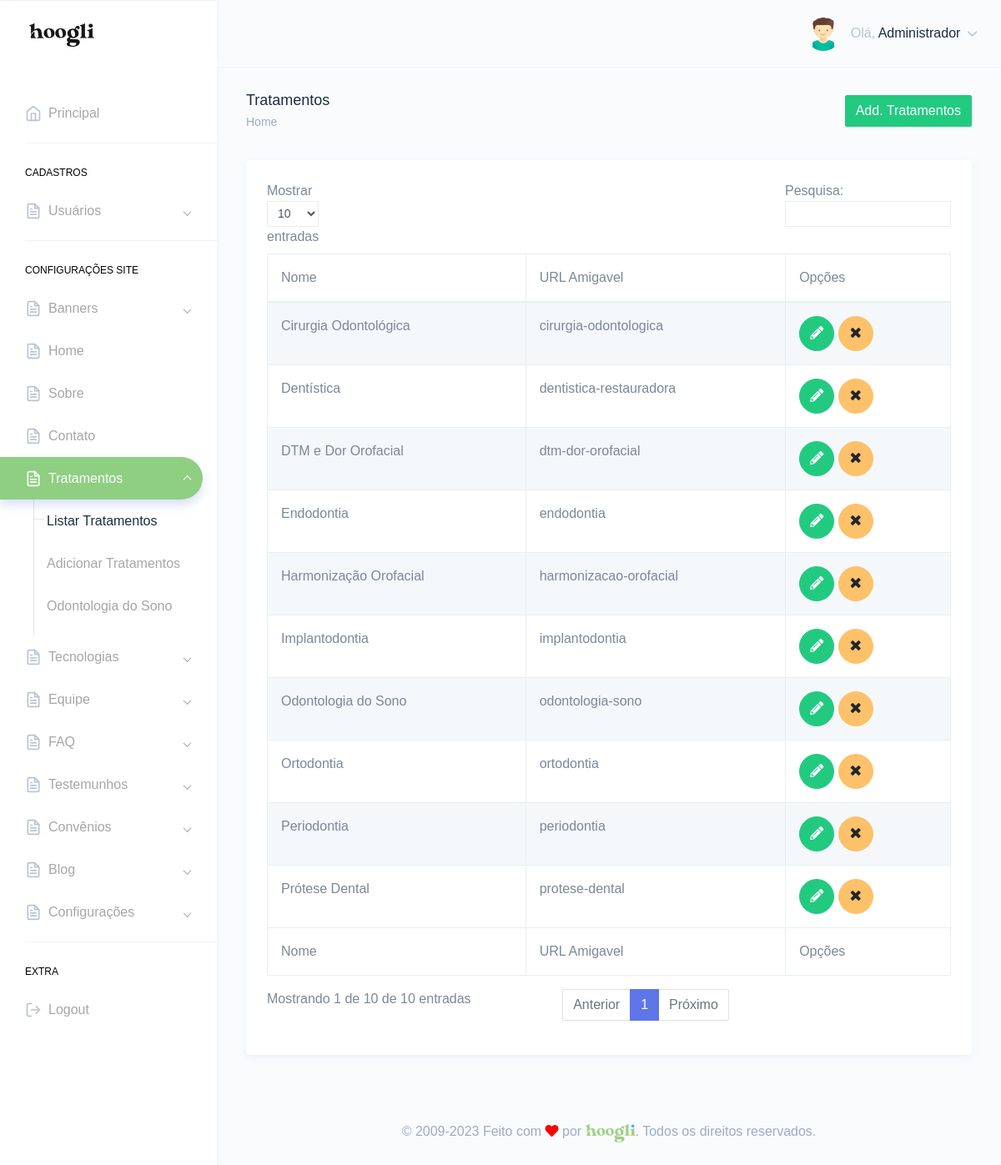
/painel/procedimentos.php (signed in), run on the app's committed database.
### tables this page shows
CREATE TABLE `tbl_usuarios` (
  `id` int NOT NULL,
  `nome` varchar(250) DEFAULT NULL,
  `email` varchar(250) DEFAULT NULL,
  `telefone` varchar(250) DEFAULT NULL,
  `endereco` varchar(250) DEFAULT NULL,
  `cpf` varchar(100) DEFAULT NULL,
  `login` varchar(100) DEFAULT NULL,
  `senha` varchar(100) DEFAULT NULL,
  `foto` varchar(250) DEFAULT NULL,
  `id_cargo` int DEFAULT NULL,
  `sexo` varchar(2) DEFAULT NULL,
  `perm_cad_usuario` varchar(2) DEFAULT NULL,
  `perm_relatorio` varchar(2) DEFAULT NULL,
  `perm_add_usuario` varchar(2) DEFAULT NULL,
  `perm_edit_usuario` varchar(2) DEFAULT NULL,
  `perm_del_usuario` varchar(2) DEFAULT NULL,
  `perm_cad_contato` varchar(2) DEFAULT NULL,
  `perm_edit_contato` varchar(2) DEFAULT NULL,
  `perm_del_contato` varchar(2) DEFAULT NULL,
  `perm_edit_contato_nf` varchar(3) DEFAULT NULL,
  `perm_pag_principal_rm` varchar(2) DEFAULT NULL,
  `perm_pag_principal_uc` varchar(2) DEFAULT NULL,
  `admin_geral` varchar(2) DEFAULT NULL,
  `data_frase` date DEFAULT NULL,
  `id_frase` int DEFAULT NULL,
  `frase_lida` varchar(2) DEFAULT NULL
);

CREATE TABLE `tbl_procedimentos` (
  `id` int NOT NULL,
  `id_categoria` int DEFAULT NULL,
  `titulo` varchar(250) DEFAULT NULL,
  `descricao` text,
  `id_cat` int DEFAULT NULL,
  `meta_title` text,
  `meta_keywords` text,
  `meta_description` text,
  `foto` varchar(250) DEFAULT NULL,
  `url_amigavel` varchar(250) DEFAULT NULL,
  `breve` text,
  `banner_titulo` varchar(250) DEFAULT NULL,
  `banner_titulo2` varchar(255) DEFAULT NULL,
  `banner_titulo3` varchar(255) DEFAULT NULL,
  `banner_foto` varchar(250) DEFAULT NULL,
  `banner_texto` text,
  `banner_botao` varchar(255) DEFAULT NULL,
  `sesao1_tem_video` enum('S','N') DEFAULT 'N',
  `sessao1_video_titulo` varchar(255) DEFAULT NULL,
  `sessao1_embed` varchar(255) DEFAULT NULL,
  `sessao1_thumb` varchar(255) DEFAULT NULL,
  `sessao1_video_descricao` text,
  `sessao1_foto` varchar(250) DEFAULT NULL,
  `sessao1_titulo` varchar(250) DEFAULT NULL,
  `sessao1_titulo2` varchar(255) DEFAULT NULL,
  `sessao1_titulo3` varchar(255) DEFAULT NULL,
  `sessao1_texto3` text,
  `sessao1_texto` text,
  `sessao2_foto` varchar(250) DEFAULT NULL,
  `sessao2_titulo` varchar(250) DEFAULT NULL,
  `sessao2_texto` text,
  `sessao2_titulo2` varchar(255) DEFAULT NULL,
  `sessao2_texto2` text,
  `sessao2_botao2` varchar(255) DEFAULT NULL,
  `sessao2_foto2` varchar(255) DEFAULT NULL,
  `sessao2_botao` varchar(255) DEFAULT NULL,
  `sessao3_titulo` varchar(250) DEFAULT NULL,
  `sessao3_titulo2` varchar(255) DEFAULT NULL,
  `sessao3_texto` text,
  `topico1_foto` varchar(250) DEFAULT NULL,
  `topico1_titulo` varchar(250) DEFAULT NULL,
  `topico1_texto` text,
  `topico2_foto` varchar(250) DEFAULT NULL,
  `topico2_titulo` varchar(250) DEFAULT NULL,
  `topico2_texto` text,
  `topico3_foto` varchar(250) DEFAULT NULL,
  `topico3_titulo` varchar(250) DEFAULT NULL,
  `topico3_texto` text,
  `topico4_foto` varchar(250) DEFAULT NULL,
  `topico4_titulo` varchar(250) DEFAULT NULL,
  `topico4_texto` text,
  `sessao4_foto` varchar(250) DEFAULT NULL,
  `sessao4_titulo` varchar(250) DEFAULT NULL,
  `sessao4_titulo2` varchar(255) DEFAULT NULL,
  `sessao4_texto` text,
  `sessao4_icone` varchar(255) DEFAULT NULL,
  `sessao5_titulo` varchar(250) DEFAULT NULL,
  `sessao5_foto` varchar(255) DEFAULT NULL,
  `sessao5_texto` text,
  `sessao6_titulo` varchar(255) DEFAULT NULL,
  `sessao6_foto` varchar(255) DEFAULT NULL,
  `sessao6_texto` text,
  `contato_titulo` varchar(250) DEFAULT NULL,
  `contato_texto` text,
  `contato_foto` varchar(255) DEFAULT NULL,
  `contato_botao` varchar(255) DEFAULT NULL,
  `diferenca1_foto` varchar(250) DEFAULT NULL,
  `diferenca1_titulo` varchar(250) DEFAULT NULL,
  `diferenca1_texto` text,
  `diferenca2_foto` varchar(250) DEFAULT NULL,
  `diferenca2_titulo` varchar(250) DEFAULT NULL,
  `diferenca2_texto` text,
  `diferenca3_foto` varchar(250) DEFAULT NULL,
  `diferenca3_titulo` varchar(250) DEFAULT NULL,
  `diferenca3_texto` text,
  `imagem_final` varchar(250) DEFAULT NULL,
  `imagem_mobile_final` varchar(250) DEFAULT NULL,
  `icone` varchar(255) DEFAULT NULL,
  `botao` varchar(255) DEFAULT NULL,
  `sessao1_link_botao` varchar(250) DEFAULT NULL,
  `sessao1_nome_botao` varchar(250) DEFAULT NULL,
  `sessao2_link_botao` varchar(250) DEFAULT NULL,
  `sessao2_nome_botao` varchar(250) DEFAULT NULL,
  `sessao3_link_botao` varchar(250) DEFAULT NULL,
  `sessao3_nome_botao` varchar(250) DEFAULT NULL,
  `contato_titulo2` varchar(250) DEFAULT NULL,
  `sessao3_foto` varchar(250) DEFAULT NULL,
  `sessao1_paralax` varchar(250) DEFAULT NULL,
  `sessao2_paralax` varchar(250) DEFAULT NULL,
  `sessao3_paralax` varchar(250) DEFAULT NULL,
  `sessao4_nome_botao` varchar(250) DEFAULT NULL,
  `sessao4_link_botao` varchar(100) DEFAULT NULL,
  `destaque` enum('S','N') DEFAULT NULL,
  `link_botao5` text,
  `nome_botao5` text,
  `texto_ancora` text,
  `titulo_faq` text,
  `titulo2_faq` text,
  `titulo3_faq` text,
  `titulo4_faq` text,
  `link_botao_faq` text,
  `nome_botao_faq` text,
  `texto_ancora2` text,
  `titulo_texto_corrido` text,
  `texto_corrido` text
);

### Connection/con-pdo.php (called while the page is built, shortened)
<?php
$conInstanciada = '';
if(empty($conInstanciada)) {
	class Conexao {
		private static $pdo;
		public static function getInstance() {
		if (!isset(self::$pdo)) {
		 try {
		  $opcoes = array(PDO::MYSQL_ATTR_INIT_COMMAND => 'SET NAMES utf8', PDO::ATTR_PERSISTENT => TRUE);
		  self::$pdo = new PDO("mysql:host=" . HOST . "; dbname=" . DBNAME . "; charset=" . CHARSET . ";", USER, PASSWORD, $opcoes);
		  self::$pdo->setAttribute(PDO::ATTR_ERRMODE, PDO::ERRMODE_EXCEPTION);
		 } catch (PDOException $e) {
		  print "Erro: " . $e->getMessage();
		 }
		}
		return self::$pdo;
		}
	}
}

### Class/acesso.class.php (called while the page is built, shortened)
<?php
$AcessoInstanciada = '';
if(empty($AcessoInstanciada)) {
	if(file_exists('Connection/conexao.php')) {
		require_once('Connection/con-pdo.php');
		require_once('Class/funcoes.php');
	} else {
		require_once('../Connection/con-pdo.php');
		require_once('../Class/funcoes.php');
	}
	class Acesso {
		private $pdo = null;
		private static $Acesso = null;
		private function __construct($conexao){
			$this->pdo = $conexao;
		}
		public static function getInstance($conexao){
			if (!isset(self::$Acesso)):
				self::$Acesso = new Acesso($conexao);
			endif;
			return self::$Acesso;
		}
		function rsDados($id='', $idCargo='', $orderBy='', $limite='') {
			$sqlLimite = '';
			$sqlOrdem = '';
			$sql = '';
			$nCampos = 0;
			if(!empty($id)) {
				$sql .= " and id = ?";
				$nCampos++;
				$campo[$nCampos] = $id;
			}
			try{
				$sql = "SELECT * FROM tbl_usuarios where 1=1 $sql $sqlOrdem $sqlLimite";
				$stm = $this->pdo->prepare($sql);
				for($i=1; $i<=$nCampos; $i++) {
					$stm->bindValue($i, $campo[$i]);
				}
				$stm->execute();
				$rsDados = $stm->fetchAll(PDO::FETCH_OBJ);
				if($id <> '' or $limite == 1) {
					return($rsDados[0]);
				} else {
					return($rsDados);
				}
			} catch(PDOException $erro){
				echo $erro->getMessage();
			}
		}
	}
}

### painel/verifica.php (called while the page is built, shortened)
<?php
include "../Class/acesso.class.php";
$verificaRestrito = Acesso::getInstance(Conexao::getInstance());
include "../Class/procedimentos.class.php";
$procedimentos = Procedimentos::getInstance(Conexao::getInstance());
$verificaRestrito->restritoAdmin();
$dadosUsuarioLogado = $verificaRestrito->rsDados($_SESSION['dadosLogado']->id);
?>

### Class/funcoes.php (called while the page is built, shortened)
<?php
  function icone_genero($genero) {
    switch ($genero) {
      case "M": return "assets/images/avatars/boy.svg"; break;
    }
  }
?>

### Class/procedimentos.class.php (called while the page is built, shortened)
<?php
$ProcedimentosInstanciada = '';
if(empty($ProcedimentosInstanciada)) {
	if(file_exists('Connection/conexao.php')) {
		require_once('Connection/con-pdo.php');
		require_once('Class/funcoes.php');
	} else {
		require_once('../Connection/con-pdo.php');
		require_once('../Class/funcoes.php');
	}
	class Procedimentos {
		private $pdo = null;
		private static $Procedimentos = null;
		private function __construct($conexao){
			$this->pdo = $conexao;
		}
		public static function getInstance($conexao){
			if (!isset(self::$Procedimentos)):
				self::$Procedimentos = new Procedimentos($conexao);
			endif;
			return self::$Procedimentos;
		}
		function rsDados($id='', $orderBy='', $limite='', $idCat='', $idDiferente='', $url_amigavel='', $destaque='') {
			$nCampos = 0;
			$sql = '';
			$sqlOrdem = '';
			$sqlLimite = '';
			try{
				$sql = "SELECT * FROM tbl_procedimentos where 1=1 $sql $sqlOrdem $sqlLimite";
				$stm = $this->pdo->prepare($sql);
				for($i=1; $i<=$nCampos; $i++) {
					$stm->bindValue($i, $campo[$i]);
				}
				$stm->execute();
				$rsDados = $stm->fetchAll(PDO::FETCH_OBJ);
				if($id <> '' or $limite == 1 or $url_amigavel <> '') {
					return($rsDados[0]);
				} else {
					return($rsDados);
				}
			} catch(PDOException $erro){
				echo $erro->getMessage();
			}
		}
	}
}

### painel/procedimentos.php (the view, shortened to what this page needs)
<?php include "verifica.php";
$puxaProcedimentos = $procedimentos->rsDados();
?>
<!DOCTYPE html>
<html dir="ltr" lang="pt-br">
<head>
    <link href="dist/css/style.min.css" rel="stylesheet">
</head>
<body>
    <div id="main-wrapper" data-theme="light" data-layout="vertical" data-navbarbg="skin6" data-sidebartype="full" data-sidebar-position="fixed" data-header-position="fixed" data-boxed-layout="full">
      <?php include "header.php";?>
       <?php include "inc-menu-lateral.php";?>
        <div class="page-wrapper">
            <div class="page-breadcrumb">
                <div class="row">
                    <div class="col-7 align-self-center">
                        <h4 class="page-title text-truncate text-dark font-weight-medium mb-1">Tratamentos</h4>
                        <div class="d-flex align-items-center">
                            <nav aria-label="breadcrumb">
                                <ol class="breadcrumb m-0 p-0">
                                    <li class="breadcrumb-item"><a href="." class="text-muted">Home</a></li>
                                </ol>
                            </nav>
                        </div>
                    </div>
                    <div class="col-5 align-self-center">
                        <a href="add-procedimento.php" class="btn btn-success float-right">Add. Tratamentos</a>
                    </div>
                </div>
            </div>
            <div class="container-fluid">
                <div class="row">
                    <div class="col-12">
                        <div class="card">
                            <div class="card-body">
                                <div class="table-responsive">
                                    <table id="zero_config" class="table table-striped table-bordered no-wrap">
                                        <thead>
                                            <tr>
                                                <th>Nome</th>
                                                <th>URL Amigavel</th>
                                                <th>Opções</th>
                                            </tr>
                                        </thead>
                                        <tbody>
                                            <?php
                                            if(count($puxaProcedimentos) > 0){
                                            foreach($puxaProcedimentos as $procedimento){?>
                                            <tr>
                                                <td><?php echo $procedimento->titulo;?></td>
                                                <td><?php echo $procedimento->url_amigavel;?></td>
                                                <td>
                                                    <a href="editar-procedimento.php?id=<?php echo $procedimento->id;?>" class="btn btn-success btn-circle"><i class="fas fa-pencil-alt"></i></a>
                                                    <a href="javascript:;" class="btn btn-warning btn-circle" onclick="excluir('procedimentos.php', <?php echo $procedimento->id;?>, 'excluirProcedimento')"><i class="fa fa-times"></i></a>
                                                </td>
                                            </tr>
                                            <?php } }?>
                                        </tbody>
                                        <tfoot>
                                            <tr>
                                                <th>Nome</th>
                                                <th>URL Amigavel</th>
                                                <th>Opções</th>
                                            </tr>
                                        </tfoot>
                                    </table>
                                </div>
                            </div>
                        </div>
                    </div>
                </div>
            </div>
        <?php include "footer.php";?>
        </div>
    </div>
</body>
</html>

### painel/header.php (shortened to what this page needs)
<header class="topbar" data-navbarbg="skin6">
            <nav class="navbar top-navbar navbar-expand-md">
                <div class="navbar-header" data-logobg="skin6">
                    <div class="navbar-brand">
                        <a href=".">
                            <span class="logo-text">
                                <img src="assets/images/hoogli_logo.png" alt="homepage" class="dark-logo" />
                            </span>
                        </a>
                    </div>
                </div>
                <div class="navbar-collapse collapse" id="navbarSupportedContent">
                    <ul class="navbar-nav float-right">
                        <li class="nav-item dropdown">
                            <a class="nav-link dropdown-toggle" href="javascript:void(0)" data-toggle="dropdown"
                                aria-haspopup="true" aria-expanded="false">
                                <?php if(!empty($dadosUsuarioLogado->foto)){?>
                                <img src="../img/<?php echo $dadosUsuarioLogado->foto;?>" alt="<?php echo $dadosUsuarioLogado->nome;?>" class="rounded-circle" width="40">
                                <?php }else{?>
                                <img src="<?php echo icone_genero($dadosUsuarioLogado->sexo);?>" alt="<?php echo $dadosUsuarioLogado->nome;?>" class="rounded-circle" width="40">
                                <?php }?>
                                <span class="ml-2 d-none d-lg-inline-block"><span>Olá,</span> <span
                                        class="text-dark"><?php echo $dadosUsuarioLogado->nome;?></span> <i data-feather="chevron-down"
                                        class="svg-icon"></i></span>
                            </a>
                        </li>
                    </ul>
                </div>
            </nav>
        </header>

### data on the page
tbl_usuarios: nome "Administrador"
tbl_procedimentos: titulo "Cirurgia Odontológica", url_amigavel "cirurgia-odontologica"
tbl_procedimentos: titulo "Dentística", url_amigavel "dentistica-restauradora"
tbl_procedimentos: titulo "DTM e Dor Orofacial", url_amigavel "dtm-dor-orofacial"
tbl_procedimentos: titulo "Harmonização Orofacial", url_amigavel "harmonizacao-orofacial"
tbl_procedimentos: titulo "Endodontia", url_amigavel "endodontia"
tbl_procedimentos: titulo "Implantodontia", url_amigavel "implantodontia"
tbl_procedimentos: titulo "Ortodontia", url_amigavel "ortodontia"
tbl_procedimentos: titulo "Periodontia", url_amigavel "periodontia"
tbl_procedimentos: titulo "Prótese Dental", url_amigavel "protese-dental"
tbl_procedimentos: titulo "Odontologia do Sono", url_amigavel "odontologia-sono"
